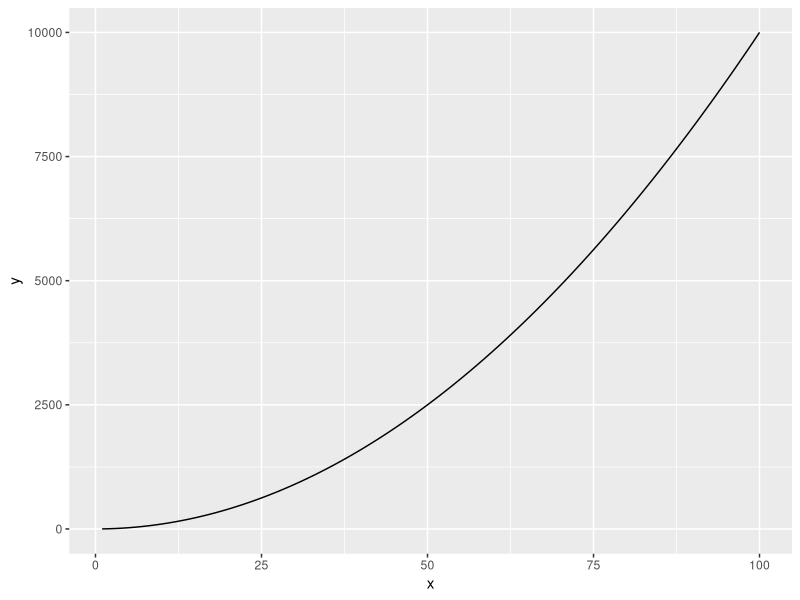

Reproduce this figure in R.
## ---- chunk 1
if (!exists("a")) a <- 2
if (!exists("b")) b <- 3
if (!exists("c")) c <- "hello"
if (!exists("r")) r <- 0.6
if (!exists("K")) K <- 100
if (!exists("n0")) n0 <- 10
knitr::opts_chunk$set(error = TRUE, warning = TRUE, message = TRUE)
## ---- chunk 2
knitr::opts_chunk$set(comment = NA)
## ---- chunk 3
# A numeric
2

# A character
"hello"
## ---- chunk 4
a <- 2
b <- "hello"
c <- TRUE  # This is case sensitive

# Print the different variables
a
b
c
## ---- chunk 5
class(a)
class(b)
class(c)
## ---- chunk 6
# your code here
## ---- chunk 7
# Standard math operators work as expected on numbers
a <- 2
b <- 3
a + b  # Addition
a * b  # Multiplication
a ^ b  # Powers
a / b  # Division

1:10
## ---- chunk 8
class(3.3)
round(3.3)
as.integer(3.3)
paste("3.3 rounded is", round(3.3))  # Paste together characters and integers
## ---- chunk 9
?round
round(4.567, digits=1)
## ---- chunk 10
# Install the package (students: uncomment to install locally)
# install.packages("lme4")
if (requireNamespace("lme4", quietly = TRUE)) {
  library(lme4)
  if (interactive()) try(utils::help("glmer.nb", package = "lme4"), silent = TRUE)
} else {
  message("Package 'lme4' is not installed; skipping this optional demo.")
}

## ---- chunk 11
# Install the package (students: uncomment to install locally)
# install.packages("lme4")
if (requireNamespace("lme4", quietly = TRUE)) {
  library(lme4)
  if (interactive()) try(utils::help("glmer.nb", package = "lme4"), silent = TRUE)
} else {
  message("Package 'lme4' is not installed; skipping this optional demo.")
}

## ---- chunk 12
# your code here
## ---- chunk 13
# your code here
## ---- chunk 14
# your code here
## ---- chunk 15
week.days <- c("Monday", "Tuesday", "Wednesday", "Thursday", "Friday")
week.days
test.scores <- c(99.9, 100, 98.7, 20)
test.scores
## ---- chunk 16
parasite.screenings <- matrix(sample(0:1, 100, replace=TRUE), nrow=10, ncol=10)
parasite.screenings
## ---- chunk 17
# data frames
bee.surveys <- data.frame(species = c("Bombus occidenalis", "Apis melifera"), 
                          ORnative = c("yes", "no"), 
                          bodysize = c(3.1, 2.1)
)

bee.surveys$ORnative
class(bee.surveys$ORnative)

bee.surveys[, 3]
class(bee.surveys$bodysize)
## ---- chunk 18
# lists 
all.bee.data <- list(parasites = parasite.screenings, 
                  bee.surveys)


all.bee.data$parasites

## ---- chunk 19
# Empty vector with a type and length
vector("character", length = 10)
## ---- chunk 20
# Make an empty vector
x <- vector("numeric", 1)

# Add 2 to x
x <- c(x, 2)
x

# Make a numeric vector with numbers 1 - 10
y <- 1:10  
y

# Add y to x
z <- c(x, y)
z
## ---- chunk 21
# Look at the first thing. Index 1
z[1]

# Look at the 2-5 things. Indices 2 - 5
z[2:5]

# Look at the last thing. Index 11
z[11]
## ---- chunk 22
# Sequence of 1 through 10
a <- 1:10
a

# Sequence from 0 to 10 with 25 equally spaced elements
b <- seq(0, 10, length=25)
b
## ---- chunk 23
# your code here
## ---- chunk 24
# your code here
## ---- chunk 25
# your code here
## ---- chunk 26
(1 > 3)
a <- (1 > 3)
(3 == 3)
b <- (3 == 3)

a
class(a)
b

### adding questions together
a | b
a & b
## ---- chunk 27
# Vector logical indexing 
z <- c(1, 2, 3, 4)
z
y <- z[z > 2]
y

# Matrix logical indexing
m <- matrix(1:10, nrow=2, ncol=5)
m
m2 <- m[m > 2]
m2
## ---- chunk 28
parasite.screenings[1, ] ==1
sum(parasite.screenings[1, ] ==1)

## ---- chunk 29
# your code here
## ---- chunk 30
# your code here
## ---- chunk 31
# your code here
## ---- chunk 32
# your code here
## ---- chunk 33
word <- c("o", "x", "y", "g", "e", "n")

for(char in word){
    print(paste(char, "*"))
}
## ---- chunk 34
char
## ---- chunk 35
# Sum all of the values in a collection using a for loop
numlist <- c(1, 4, 77, 3)

total <- 0
for(num in numlist){
  total <- total + num
}

total
## ---- chunk 36
wordlist <- c('hi', 'hello', 'bye')
wordrange <- 1:length(wordlist)
wordrange

for(i in wordrange){
  print(wordlist[i])
}
## ---- chunk 37
library(ggplot2) # install this if needed
x <- 1:100
y <- x^2

### column bind the two vectors together
z <- cbind(x, y)

### More on plotting next week! :) 
ggplot(z, aes(x=x, y=y)) + geom_line()

## ---- chunk 38
# your code here
## ---- chunk 39
# your code here
## ---- chunk 40
# your code here
## ---- chunk 41
# your code here
## ---- chunk 42
num <- 42
if(num > 100){
    print('greater')
}else{
    print('not greater')
}
print('done')
## ---- chunk 43
num <- 107
print('before conditional...')
if(num > 100){
    print(paste(num,' is greater than 100'))
}
print('...after conditional')
## ---- chunk 44
num <- 42

if(num > 0){
    print(paste(num, 'is positive'))
} else if(num == 0){
    print(paste(num, 'is zero'))
}else{
    print(paste(num, 'is negative'))
}
print('all done')

## ---- chunk 45
num1 <- 1
num2 <- -1
if(num1 > 0 & num2 >= 0){
    print('both Questions are true')
}else{
    print('at least one Question is false')
}
## ---- chunk 46
num1 <- 1
if(num1 < 0 | num1 >= 0){
    print('at least one test is true')
}
## ---- chunk 47
# your code here
## ---- chunk 48
# your code here
## ---- chunk 49
# your code here
## ---- chunk 50
# your code here
## ---- chunk 51
spread <- function(x){
  out <- max(x) - min(x)
  return(out)
}

spread(seq(1:100))
## ---- chunk 52
fahr_to_celsius <- function(temp) {
  celsius <- (temp - 32) * (5 / 9)
  return(celsius)
}
## ---- chunk 53
# Freezing point of water
fahr_to_celsius(32)

# Boiling point of water
fahr_to_celsius(212)
## ---- chunk 54
fahr_to_celsius <- function(temp) {
  # Function argument temp (numeric) in Fahrenheit  and converts 
  # it to Celsius (numeric).
  celsius <- (temp - 32) * (5 / 9)
  return(celsius)
}
## ---- chunk 55
    say_hello <- function(time, people){
        # Function takes two character inputs and returns a pleasant greeting.
        return(paste('Good', time, people))
    }
    say_hello('afternoon', 'friends')
## ---- chunk 56
# say_hello('afternoon')
## ---- chunk 57
say_hello <- function(time, people='world'){
  # Function returns a pleasant greeting
  return(paste('Good', time, people))
}

# Default is returned
say_hello('afternoon')

say_hello('afternoon', 'students')
## ---- chunk 58
# your code here
## ---- chunk 59
# your code here
## ---- chunk 60
# your code here
